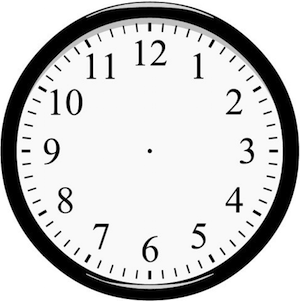
#> input picture clock.png, 300 x 301 px
$ python 09004.py
#> lines starting #> are read from the running program, lines starting #| are printed output that depends on the picture; after the words box and inside, x2 and y2 are one past the last pixel; in counts of white or black regions, pixels touching at a corner belong together
# -*- coding:utf-8 -*-

import cv2
import numpy as np

img1 = cv2.imread('clock.png')
#> img1 is the input picture: shape (301, 300, 3); min 0, max 255, mean 204.5
img2 = cv2.imread('fb.jpg')
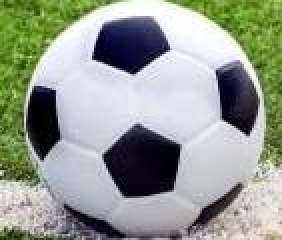
#> input picture fb.jpg, 141 x 120 px (shown 2 times larger)
#> img2 is the input picture: shape (120, 141, 3); mean B, G, R 145.6, 156.6, 149.2

rows, cols, channels = img2.shape
#> rows = 120; cols = 141; channels = 3
roi = img1[0:rows, 0:cols]
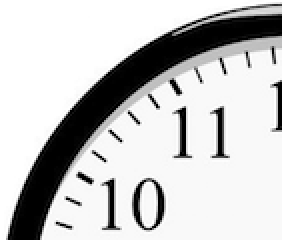
#> roi: shape (120, 141, 3) (shown 2 times larger); min 0, max 255, mean 197.9

img2gray = cv2.cvtColor(img2, cv2.COLOR_BGR2GRAY)
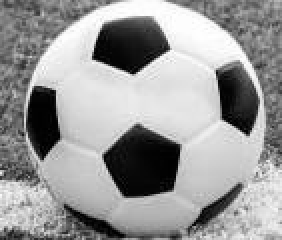
#> img2gray: shape (120, 141) (shown 2 times larger); min 0, max 255, mean 153.1
ret, mask = cv2.threshold(img2gray, 120, 255, cv2.THRESH_BINARY)
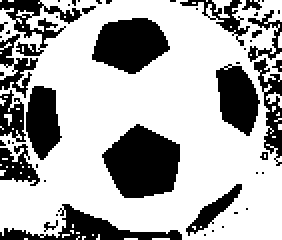
#> mask: shape (120, 141) (shown 2 times larger); 68% white; 51 black regions (37 under 20 px), largest, box (x1, y1, x2, y2) and area: (51, 62, 90, 99) 1029, (46, 9, 85, 37) 764, (0, 102, 91, 120) 545
mask_inv = cv2.bitwise_not(mask)

img1_bg = cv2.bitwise_and(roi, roi, mask=mask)
img2_fg = cv2.bitwise_and(img2, img2, mask=mask_inv)
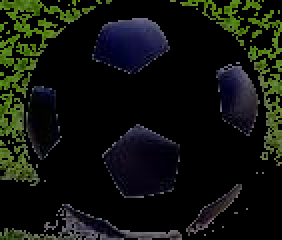
#> img2_fg: shape (120, 141, 3) (shown 2 times larger); mean B, G, R 13.9, 19.4, 16.1

dst = cv2.add(img1_bg, img2_fg)
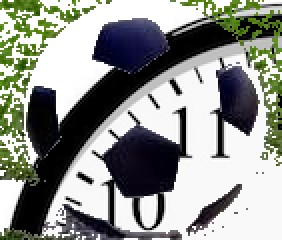
#> dst: shape (120, 141, 3) (shown 2 times larger); mean B, G, R 142, 147.5, 144.1
img1[0:rows, 0:cols] = dst
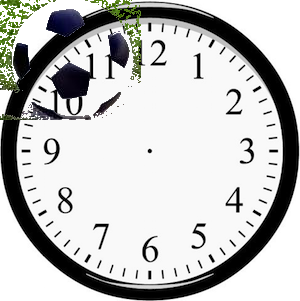
#> img1: shape (301, 300, 3); mean B, G, R 194.1, 195.1, 194.5

cv2.imshow('res', img1)
cv2.waitKey(0)
cv2.destroyAllWindows()
